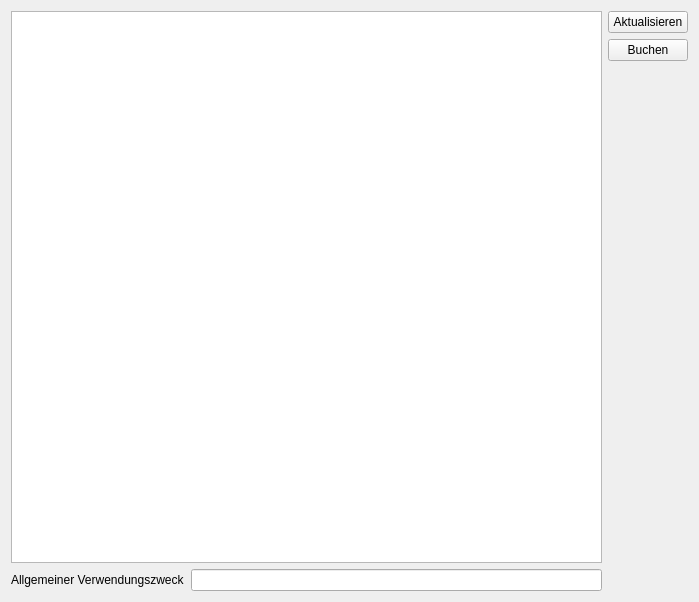
<?xml version="1.0" encoding="UTF-8"?>
<ui version="4.0">
 <class>membermanager::gui::PaymentView</class>
 <widget class="QWidget" name="membermanager::gui::PaymentView">
  <property name="geometry">
   <rect>
    <x>0</x>
    <y>0</y>
    <width>699</width>
    <height>602</height>
   </rect>
  </property>
  <property name="windowTitle">
   <string>Form</string>
  </property>
  <layout class="QGridLayout" name="gridLayout">
   <item row="0" column="0" rowspan="3" colspan="2">
    <widget class="QTableWidget" name="tableWidget"/>
   </item>
   <item row="2" column="2">
    <spacer name="verticalSpacer">
     <property name="orientation">
      <enum>Qt::Vertical</enum>
     </property>
     <property name="sizeHint" stdset="0">
      <size>
       <width>20</width>
       <height>40</height>
      </size>
     </property>
    </spacer>
   </item>
   <item row="1" column="2">
    <widget class="QPushButton" name="bookingButton">
     <property name="text">
      <string>Buchen</string>
     </property>
    </widget>
   </item>
   <item row="0" column="2">
    <widget class="QPushButton" name="calculateButton">
     <property name="text">
      <string>Aktualisieren</string>
     </property>
    </widget>
   </item>
   <item row="3" column="1">
    <widget class="QLineEdit" name="lineEdit"/>
   </item>
   <item row="3" column="0">
    <widget class="QLabel" name="label">
     <property name="text">
      <string>Allgemeiner Verwendungszweck</string>
     </property>
    </widget>
   </item>
  </layout>
 </widget>
 <resources/>
 <connections/>
</ui>
